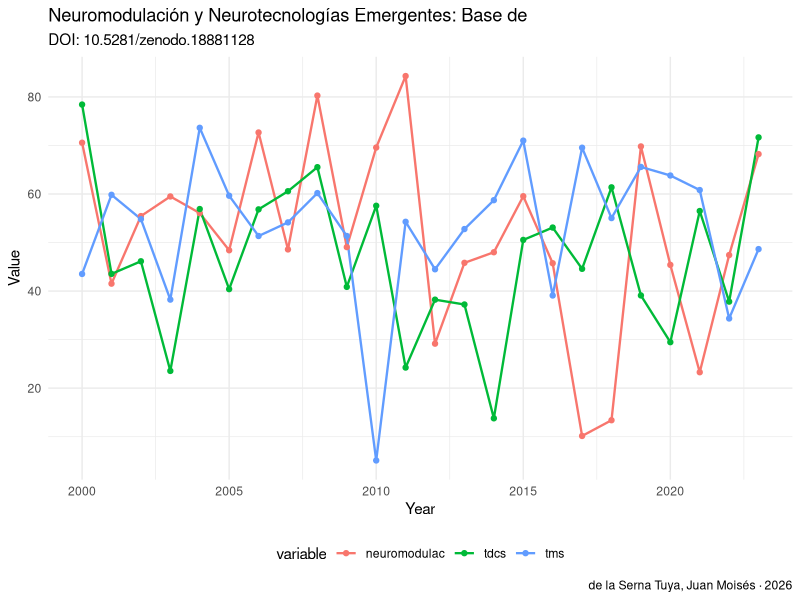

The R source for this figure:
# analysis.R — Neuromodulación y Neurotecnologías Emergentes: Base de Datos TMS, tDCS, DBS e Interfaces Cerebro-Computadora
# DOI: 10.5281/zenodo.18881128
# Author: de la Serna Tuya, Juan Moisés · ORCID: 0000-0002-8401-8018
# License: CC0 1.0

# ── SETUP ──────────────────────────────────────────────────────────────────
# Install required packages if needed:
# install.packages(c("readr","ggplot2","dplyr","tidyr"))

library(readr)
library(ggplot2)
library(dplyr)

# ── LOAD DATA ──────────────────────────────────────────────────────────────
# Download dataset from: https://doi.org/10.5281/zenodo.18881128
# df <- read_csv("dataset.csv")

# Example with synthetic data
set.seed(42)
years <- 2000:2023
df <- data.frame(
  year = years,
    neuromodulac = rnorm(length(years), 50, 15),
  tdcs = rnorm(length(years), 50, 15),
  tms = rnorm(length(years), 50, 15),
  stringsAsFactors = FALSE
)

cat("Dataset: Neuromodulación y Neurotecnologías Emergentes: Bas\n")
cat("DOI: 10.5281/zenodo.18881128\n")
cat("Dimensions:", nrow(df), "x", ncol(df), "\n\n")
print(head(df))
print(summary(df))

# ── VISUALIZATION ──────────────────────────────────────────────────────────
# Temporal trend
p1 <- df %>%
  tidyr::pivot_longer(-year, names_to="variable", values_to="value") %>%
  ggplot(aes(x=year, y=value, color=variable)) +
  geom_line(size=0.8) +
  geom_point(size=1.5) +
  labs(title="Neuromodulación y Neurotecnologías Emergentes: Base de ",
       subtitle="DOI: 10.5281/zenodo.18881128",
       x="Year", y="Value",
       caption="de la Serna Tuya, Juan Moisés · 2026") +
  theme_minimal() +
  theme(legend.position="bottom")

ggsave("figures/analysis_output_r.png", p1, width=10, height=6, dpi=150)
cat("\nFigure saved: figures/analysis_output_r.png\n")

# ── CITATION ───────────────────────────────────────────────────────────────
cat("\nCitation:\n")
cat("de la Serna Tuya, Juan Moisés (2026). Neuromodulación y Neurotecnologías Emergentes: Base de Datos TMS, tDCS. Zenodo. https://doi.org/10.5281/zenodo.18881128\n")
